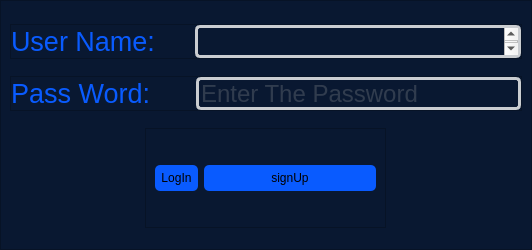
<?xml version="1.0" encoding="UTF-8"?>
<ui version="4.0">
 <class>Form</class>
 <widget class="QWidget" name="Form">
  <property name="geometry">
   <rect>
    <x>0</x>
    <y>0</y>
    <width>532</width>
    <height>250</height>
   </rect>
  </property>
  <property name="minimumSize">
   <size>
    <width>532</width>
    <height>250</height>
   </size>
  </property>
  <property name="maximumSize">
   <size>
    <width>532</width>
    <height>250</height>
   </size>
  </property>
  <property name="windowTitle">
   <string>Form</string>
  </property>
  <layout class="QHBoxLayout" name="horizontalLayout">
   <property name="spacing">
    <number>0</number>
   </property>
   <property name="leftMargin">
    <number>0</number>
   </property>
   <property name="topMargin">
    <number>0</number>
   </property>
   <property name="rightMargin">
    <number>0</number>
   </property>
   <property name="bottomMargin">
    <number>0</number>
   </property>
   <item>
    <widget class="QFrame" name="frame">
     <property name="minimumSize">
      <size>
       <width>532</width>
       <height>250</height>
      </size>
     </property>
     <property name="maximumSize">
      <size>
       <width>532</width>
       <height>250</height>
      </size>
     </property>
     <property name="styleSheet">
      <string notr="true">QFrame { 
	color: rgb(9, 91, 255);
	background-color: rgb(9, 24, 49);
}

QPushButton {
	background-color: rgb(9, 91, 255);
	border-radius: 5px;
	min-width: 10em;
	padding: 6px;
}

QPushButton:hover {
	background-color: rgb(0, 52, 237);
	border-radius: 8px;
	min-width: 10em;
	padding: 6px;
}

QPlainTextEdit{
	border-style: solid;    	
	border-width: 3px;  	
	border-radius: 5px;
	border-color: rgb(202, 205, 209);
	color: rgb(87, 95, 107);
}

QLineEdit{
	
	background-color: rgba(255, 255, 255, 0);
	border-style: solid;    	
	border-width: 3px;  	
	border-radius: 5px;
	border-color: rgb(202, 205, 209);
	color: rgb(87, 95, 107);
}

QRadioButton{
	color: rgb(87, 95, 107);
}
</string>
     </property>
     <property name="frameShape">
      <enum>QFrame::StyledPanel</enum>
     </property>
     <property name="frameShadow">
      <enum>QFrame::Raised</enum>
     </property>
     <layout class="QVBoxLayout" name="verticalLayout">
      <property name="spacing">
       <number>-1</number>
      </property>
      <property name="topMargin">
       <number>12</number>
      </property>
      <item>
       <widget class="QFrame" name="userf">
        <property name="maximumSize">
         <size>
          <width>16777215</width>
          <height>35</height>
         </size>
        </property>
        <property name="frameShape">
         <enum>QFrame::StyledPanel</enum>
        </property>
        <property name="frameShadow">
         <enum>QFrame::Raised</enum>
        </property>
        <layout class="QHBoxLayout" name="horizontalLayout_2">
         <property name="spacing">
          <number>40</number>
         </property>
         <property name="leftMargin">
          <number>0</number>
         </property>
         <property name="topMargin">
          <number>0</number>
         </property>
         <property name="rightMargin">
          <number>0</number>
         </property>
         <property name="bottomMargin">
          <number>0</number>
         </property>
         <item>
          <widget class="QLabel" name="label">
           <property name="font">
            <font>
             <pointsize>20</pointsize>
            </font>
           </property>
           <property name="text">
            <string>User Name:</string>
           </property>
          </widget>
         </item>
         <item>
          <widget class="QPlainTextEdit" name="user_l">
           <property name="font">
            <font>
             <pointsize>18</pointsize>
            </font>
           </property>
           <property name="cursor" stdset="0">
            <cursorShape>IBeamCursor</cursorShape>
           </property>
           <property name="plainText">
            <string/>
           </property>
           <property name="overwriteMode">
            <bool>false</bool>
           </property>
           <property name="placeholderText">
            <string>Enter the user Name here</string>
           </property>
          </widget>
         </item>
        </layout>
       </widget>
      </item>
      <item>
       <widget class="QFrame" name="userf_2">
        <property name="maximumSize">
         <size>
          <width>16777215</width>
          <height>35</height>
         </size>
        </property>
        <property name="frameShape">
         <enum>QFrame::StyledPanel</enum>
        </property>
        <property name="frameShadow">
         <enum>QFrame::Raised</enum>
        </property>
        <layout class="QHBoxLayout" name="horizontalLayout_3">
         <property name="spacing">
          <number>45</number>
         </property>
         <property name="leftMargin">
          <number>0</number>
         </property>
         <property name="topMargin">
          <number>0</number>
         </property>
         <property name="rightMargin">
          <number>0</number>
         </property>
         <property name="bottomMargin">
          <number>0</number>
         </property>
         <item>
          <widget class="QLabel" name="label_2">
           <property name="font">
            <font>
             <pointsize>20</pointsize>
            </font>
           </property>
           <property name="text">
            <string>Pass Word:</string>
           </property>
          </widget>
         </item>
         <item>
          <widget class="QLineEdit" name="lineEdit">
           <property name="minimumSize">
            <size>
             <width>0</width>
             <height>33</height>
            </size>
           </property>
           <property name="font">
            <font>
             <pointsize>18</pointsize>
            </font>
           </property>
           <property name="echoMode">
            <enum>QLineEdit::Password</enum>
           </property>
           <property name="placeholderText">
            <string>Enter The Password</string>
           </property>
          </widget>
         </item>
        </layout>
       </widget>
      </item>
      <item alignment="Qt::AlignHCenter">
       <widget class="QFrame" name="loginf">
        <property name="maximumSize">
         <size>
          <width>16777215</width>
          <height>100</height>
         </size>
        </property>
        <property name="frameShape">
         <enum>QFrame::StyledPanel</enum>
        </property>
        <property name="frameShadow">
         <enum>QFrame::Raised</enum>
        </property>
        <layout class="QHBoxLayout" name="horizontalLayout_4">
         <item>
          <widget class="QPushButton" name="Login_L">
           <property name="text">
            <string>LogIn</string>
           </property>
          </widget>
         </item>
         <item>
          <widget class="QPushButton" name="SignUp_L">
           <property name="minimumSize">
            <size>
             <width>172</width>
             <height>0</height>
            </size>
           </property>
           <property name="maximumSize">
            <size>
             <width>23232</width>
             <height>16777215</height>
            </size>
           </property>
           <property name="text">
            <string>signUp</string>
           </property>
          </widget>
         </item>
        </layout>
       </widget>
      </item>
     </layout>
    </widget>
   </item>
  </layout>
 </widget>
 <resources/>
 <connections/>
</ui>
